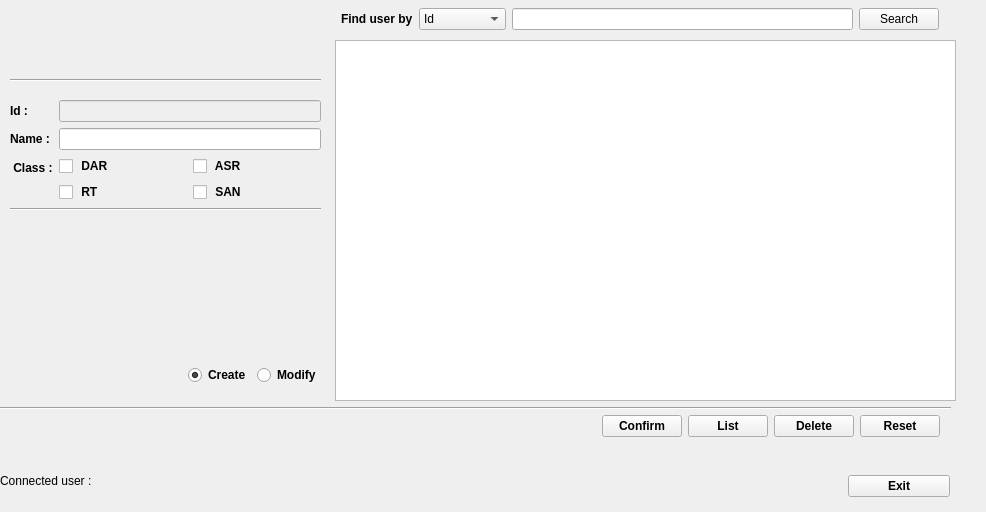
    <widget class="QWidget" name="tabModules">
     <attribute name="title">
      <string>Modules</string>
     </attribute>
     <widget class="QWidget" name="horizontalLayoutWidget_13">
      <property name="geometry">
       <rect>
        <x>848</x>
        <y>470</y>
        <width>129</width>
        <height>33</height>
       </rect>
      </property>
      <layout class="QHBoxLayout" name="horizontalLayout_3">
       <item>
        <widget class="QPushButton" name="pushButtonExit_5">
         <property name="font">
          <font>
           <family>Tahoma</family>
           <weight>75</weight>
           <bold>true</bold>
          </font>
         </property>
         <property name="text">
          <string>Exit</string>
         </property>
        </widget>
       </item>
       <item>
        <spacer name="horizontalSpacer_17">
         <property name="orientation">
          <enum>Qt::Horizontal</enum>
         </property>
         <property name="sizeType">
          <enum>QSizePolicy::Fixed</enum>
         </property>
         <property name="sizeHint" stdset="0">
          <size>
           <width>27</width>
           <height>21</height>
          </size>
         </property>
        </spacer>
       </item>
      </layout>
     </widget>
     <widget class="QTableView" name="tableView_3">
      <property name="geometry">
       <rect>
        <x>335</x>
        <y>40</y>
        <width>621</width>
        <height>361</height>
       </rect>
      </property>
      <property name="font">
       <font>
        <family>Tahoma</family>
        <weight>50</weight>
        <bold>false</bold>
       </font>
      </property>
     </widget>
     <widget class="QWidget" name="horizontalLayoutWidget_14">
      <property name="geometry">
       <rect>
        <x>0</x>
        <y>470</y>
        <width>221</width>
        <height>21</height>
       </rect>
      </property>
      <layout class="QHBoxLayout" name="horizontalLayout_19">
       <item>
        <widget class="QLabel" name="labelConnectedUserTitle_3">
         <property name="font">
          <font>
           <family>Tahoma</family>
           <weight>50</weight>
           <bold>false</bold>
          </font>
         </property>
         <property name="text">
          <string>Connected user :</string>
         </property>
        </widget>
       </item>
       <item>
        <widget class="QLabel" name="labelConnectedUser_3">
         <property name="font">
          <font>
           <family>Tahoma</family>
           <weight>75</weight>
           <bold>true</bold>
          </font>
         </property>
         <property name="text">
          <string>&lt;dynamic&gt;</string>
         </property>
        </widget>
       </item>
      </layout>
     </widget>
     <widget class="QWidget" name="formLayoutWidget_3">
      <property name="geometry">
       <rect>
        <x>10</x>
        <y>100</y>
        <width>311</width>
        <height>201</height>
       </rect>
      </property>
      <layout class="QFormLayout" name="formLayout_5">
       <item row="0" column="0">
        <widget class="QLabel" name="labelId_5">
         <property name="font">
          <font>
           <family>Tahoma</family>
           <weight>75</weight>
           <bold>true</bold>
          </font>
         </property>
         <property name="text">
          <string>Id :</string>
         </property>
        </widget>
       </item>
       <item row="0" column="1">
        <widget class="QLineEdit" name="lineEditIdModule">
         <property name="enabled">
          <bool>false</bool>
         </property>
         <property name="font">
          <font>
           <family>Tahoma</family>
           <weight>50</weight>
           <bold>false</bold>
          </font>
         </property>
        </widget>
       </item>
       <item row="1" column="0">
        <widget class="QLabel" name="labelUsername_5">
         <property name="font">
          <font>
           <family>Tahoma</family>
           <weight>75</weight>
           <bold>true</bold>
          </font>
         </property>
         <property name="text">
          <string>Name :</string>
         </property>
        </widget>
       </item>
       <item row="1" column="1">
        <widget class="QLineEdit" name="lineEditModuleName">
         <property name="font">
          <font>
           <family>Tahoma</family>
           <weight>50</weight>
           <bold>false</bold>
          </font>
         </property>
        </widget>
       </item>
       <item row="2" column="0">
        <widget class="QLabel" name="label_5">
         <property name="font">
          <font>
           <family>Tahoma</family>
           <weight>75</weight>
           <bold>true</bold>
          </font>
         </property>
         <property name="text">
          <string> Class :</string>
         </property>
        </widget>
       </item>
       <item row="2" column="1">
        <layout class="QGridLayout" name="gridLayout_4">
         <item row="0" column="0">
          <layout class="QHBoxLayout" name="horizontalLayout_7">
           <item>
            <layout class="QVBoxLayout" name="verticalLayout_9">
             <item>
              <widget class="QCheckBox" name="checkBoxDar">
               <property name="font">
                <font>
                 <family>Tahoma</family>
                 <weight>75</weight>
                 <bold>true</bold>
                </font>
               </property>
               <property name="text">
                <string> DAR</string>
               </property>
              </widget>
             </item>
             <item>
              <widget class="QCheckBox" name="checkBoxRt">
               <property name="font">
                <font>
                 <family>Tahoma</family>
                 <weight>75</weight>
                 <bold>true</bold>
                </font>
               </property>
               <property name="text">
                <string> RT</string>
               </property>
              </widget>
             </item>
            </layout>
           </item>
           <item>
            <layout class="QVBoxLayout" name="verticalLayout_10">
             <item>
              <widget class="QCheckBox" name="checkBoxAsr">
               <property name="font">
                <font>
                 <family>Tahoma</family>
                 <weight>75</weight>
                 <bold>true</bold>
                </font>
               </property>
               <property name="text">
                <string> ASR</string>
               </property>
              </widget>
             </item>
             <item>
              <widget class="QCheckBox" name="checkBoxSan">
               <property name="font">
                <font>
                 <family>Tahoma</family>
                 <weight>75</weight>
                 <bold>true</bold>
                </font>
               </property>
               <property name="text">
                <string> SAN</string>
               </property>
              </widget>
             </item>
            </layout>
           </item>
          </layout>
         </item>
        </layout>
       </item>
       <item row="3" column="0" colspan="2">
        <widget class="Line" name="line_7">
         <property name="orientation">
          <enum>Qt::Horizontal</enum>
         </property>
        </widget>
       </item>
      </layout>
     </widget>
     <widget class="QWidget" name="horizontalLayoutWidget_15">
      <property name="geometry">
       <rect>
        <x>-1</x>
        <y>0</y>
        <width>961</width>
        <height>38</height>
       </rect>
      </property>
      <layout class="QHBoxLayout" name="horizontalLayout_20">
       <item>
        <spacer name="horizontalSpacer_18">
         <property name="orientation">
          <enum>Qt::Horizontal</enum>
         </property>
         <property name="sizeHint" stdset="0">
          <size>
           <width>40</width>
           <height>20</height>
          </size>
         </property>
        </spacer>
       </item>
       <item>
        <widget class="QLabel" name="labelFindBy_3">
         <property name="font">
          <font>
           <family>Tahoma</family>
           <weight>75</weight>
           <bold>true</bold>
          </font>
         </property>
         <property name="text">
          <string>Find user by</string>
         </property>
        </widget>
       </item>
       <item>
        <widget class="QComboBox" name="comboBoxFindBy_3">
         <property name="font">
          <font>
           <family>Tahoma</family>
           <weight>50</weight>
           <bold>false</bold>
          </font>
         </property>
         <property name="currentIndex">
          <number>0</number>
         </property>
         <item>
          <property name="text">
           <string>Id</string>
          </property>
         </item>
         <item>
          <property name="text">
           <string>Username</string>
          </property>
         </item>
        </widget>
       </item>
       <item>
        <widget class="QLineEdit" name="lineEditSearch_3">
         <property name="font">
          <font>
           <family>Tahoma</family>
           <weight>50</weight>
           <bold>false</bold>
          </font>
         </property>
        </widget>
       </item>
       <item>
        <widget class="QPushButton" name="pushButtonSearch_3">
         <property name="text">
          <string>Search</string>
         </property>
        </widget>
       </item>
       <item>
        <spacer name="horizontalSpacer_19">
         <property name="orientation">
          <enum>Qt::Horizontal</enum>
         </property>
         <property name="sizeType">
          <enum>QSizePolicy::Fixed</enum>
         </property>
         <property name="sizeHint" stdset="0">
          <size>
           <width>21</width>
           <height>21</height>
          </size>
         </property>
        </spacer>
       </item>
      </layout>
     </widget>
     <widget class="QWidget" name="horizontalLayoutWidget_16">
      <property name="geometry">
       <rect>
        <x>10</x>
        <y>360</y>
        <width>311</width>
        <height>31</height>
       </rect>
      </property>
      <layout class="QHBoxLayout" name="horizontalLayout_21">
       <item>
        <spacer name="horizontalSpacer_20">
         <property name="orientation">
          <enum>Qt::Horizontal</enum>
         </property>
         <property name="sizeHint" stdset="0">
          <size>
           <width>40</width>
           <height>20</height>
          </size>
         </property>
        </spacer>
       </item>
       <item>
        <widget class="QRadioButton" name="radioButtonCreate_3">
         <property name="font">
          <font>
           <family>Tahoma</family>
           <weight>75</weight>
           <bold>true</bold>
          </font>
         </property>
         <property name="text">
          <string>Create</string>
         </property>
         <property name="checked">
          <bool>true</bool>
         </property>
        </widget>
       </item>
       <item>
        <widget class="QRadioButton" name="radioButtonModify_3">
         <property name="font">
          <font>
           <family>Tahoma</family>
           <weight>75</weight>
           <bold>true</bold>
          </font>
         </property>
         <property name="text">
          <string>Modify</string>
         </property>
        </widget>
       </item>
      </layout>
     </widget>
     <widget class="QWidget" name="horizontalLayoutWidget_17">
      <property name="geometry">
       <rect>
        <x>0</x>
        <y>410</y>
        <width>961</width>
        <height>33</height>
       </rect>
      </property>
      <layout class="QHBoxLayout" name="horizontalLayout_22">
       <item>
        <spacer name="horizontalSpacer_21">
         <property name="orientation">
          <enum>Qt::Horizontal</enum>
         </property>
         <property name="sizeHint" stdset="0">
          <size>
           <width>40</width>
           <height>20</height>
          </size>
         </property>
        </spacer>
       </item>
       <item>
        <widget class="QPushButton" name="pushButtonConfirm_3">
         <property name="font">
          <font>
           <family>Tahoma</family>
           <weight>75</weight>
           <bold>true</bold>
          </font>
         </property>
         <property name="text">
          <string>Confirm</string>
         </property>
        </widget>
       </item>
       <item>
        <widget class="QPushButton" name="pushButtonList_3">
         <property name="font">
          <font>
           <family>Tahoma</family>
           <weight>75</weight>
           <bold>true</bold>
          </font>
         </property>
         <property name="text">
          <string>List</string>
         </property>
        </widget>
       </item>
       <item>
        <widget class="QPushButton" name="pushButtonDelete_3">
         <property name="font">
          <font>
           <family>Tahoma</family>
           <weight>75</weight>
           <bold>true</bold>
          </font>
         </property>
         <property name="text">
          <string>Delete</string>
         </property>
        </widget>
       </item>
       <item>
        <widget class="QPushButton" name="pushButtonReset_3">
         <property name="font">
          <font>
           <family>Tahoma</family>
           <weight>75</weight>
           <bold>true</bold>
          </font>
         </property>
         <property name="text">
          <string>Reset</string>
         </property>
        </widget>
       </item>
       <item>
        <spacer name="horizontalSpacer_22">
         <property name="orientation">
          <enum>Qt::Horizontal</enum>
         </property>
         <property name="sizeType">
          <enum>QSizePolicy::Fixed</enum>
         </property>
         <property name="sizeHint" stdset="0">
          <size>
           <width>21</width>
           <height>21</height>
          </size>
         </property>
        </spacer>
       </item>
      </layout>
     </widget>
     <widget class="Line" name="line_3">
      <property name="geometry">
       <rect>
        <x>0</x>
        <y>400</y>
        <width>951</width>
        <height>16</height>
       </rect>
      </property>
      <property name="orientation">
       <enum>Qt::Horizontal</enum>
      </property>
     </widget>
     <widget class="Line" name="line_8">
      <property name="geometry">
       <rect>
        <x>10</x>
        <y>70</y>
        <width>311</width>
        <height>21</height>
       </rect>
      </property>
      <property name="orientation">
       <enum>Qt::Horizontal</enum>
      </property>
     </widget>
    </widget>
